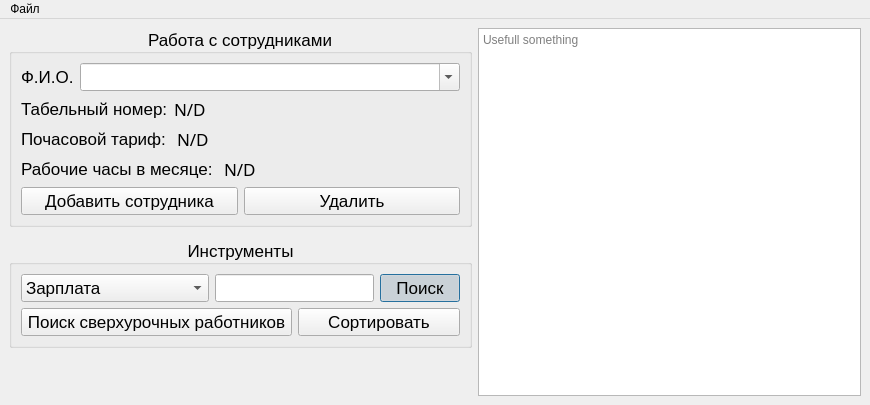
<?xml version="1.0" encoding="UTF-8"?>
<ui version="4.0">
 <class>MainWindow</class>
 <widget class="QMainWindow" name="MainWindow">
  <property name="geometry">
   <rect>
    <x>0</x>
    <y>0</y>
    <width>870</width>
    <height>405</height>
   </rect>
  </property>
  <property name="windowTitle">
   <string>MainWindow</string>
  </property>
  <property name="tabShape">
   <enum>QTabWidget::Rounded</enum>
  </property>
  <widget class="QWidget" name="centralwidget">
   <layout class="QGridLayout" name="gridLayout_2">
    <item row="0" column="2" rowspan="6">
     <spacer name="horizontalSpacer_6">
      <property name="orientation">
       <enum>Qt::Horizontal</enum>
      </property>
      <property name="sizeType">
       <enum>QSizePolicy::Preferred</enum>
      </property>
      <property name="sizeHint" stdset="0">
       <size>
        <width>0</width>
        <height>20</height>
       </size>
      </property>
     </spacer>
    </item>
    <item row="0" column="0" rowspan="6">
     <spacer name="horizontalSpacer_5">
      <property name="orientation">
       <enum>Qt::Horizontal</enum>
      </property>
      <property name="sizeType">
       <enum>QSizePolicy::Preferred</enum>
      </property>
      <property name="sizeHint" stdset="0">
       <size>
        <width>0</width>
        <height>20</height>
       </size>
      </property>
     </spacer>
    </item>
    <item row="2" column="1" rowspan="2">
     <widget class="QGroupBox" name="groupBox_2">
      <property name="font">
       <font>
        <pointsize>13</pointsize>
       </font>
      </property>
      <property name="styleSheet">
       <string notr="true"/>
      </property>
      <property name="title">
       <string>Инструменты</string>
      </property>
      <property name="alignment">
       <set>Qt::AlignCenter</set>
      </property>
      <layout class="QGridLayout" name="gridLayout_3">
       <item row="0" column="0">
        <widget class="QComboBox" name="comboBox_searchMode">
         <property name="sizePolicy">
          <sizepolicy hsizetype="Fixed" vsizetype="Fixed">
           <horstretch>0</horstretch>
           <verstretch>0</verstretch>
          </sizepolicy>
         </property>
         <item>
          <property name="text">
           <string>Зарплата</string>
          </property>
         </item>
         <item>
          <property name="text">
           <string>Отработанные часы</string>
          </property>
         </item>
        </widget>
       </item>
       <item row="0" column="1" colspan="2">
        <widget class="QLineEdit" name="lineEdit_search"/>
       </item>
       <item row="0" column="3" colspan="2">
        <widget class="QPushButton" name="pushButton_search">
         <property name="sizePolicy">
          <sizepolicy hsizetype="Preferred" vsizetype="Fixed">
           <horstretch>0</horstretch>
           <verstretch>0</verstretch>
          </sizepolicy>
         </property>
         <property name="text">
          <string>Поиск</string>
         </property>
         <property name="checkable">
          <bool>true</bool>
         </property>
         <property name="checked">
          <bool>true</bool>
         </property>
         <property name="autoExclusive">
          <bool>false</bool>
         </property>
         <property name="autoDefault">
          <bool>false</bool>
         </property>
         <property name="default">
          <bool>true</bool>
         </property>
         <property name="flat">
          <bool>false</bool>
         </property>
        </widget>
       </item>
       <item row="1" column="0" colspan="2">
        <widget class="QPushButton" name="pushButton_findSverh">
         <property name="text">
          <string>Поиск сверхурочных работников</string>
         </property>
        </widget>
       </item>
       <item row="1" column="2" colspan="3">
        <widget class="QPushButton" name="pushButton_findSverh_2">
         <property name="text">
          <string>Сортировать</string>
         </property>
        </widget>
       </item>
      </layout>
     </widget>
    </item>
    <item row="0" column="3" rowspan="6">
     <widget class="QPlainTextEdit" name="plainTextEdit_info">
      <property name="frameShape">
       <enum>QFrame::StyledPanel</enum>
      </property>
      <property name="frameShadow">
       <enum>QFrame::Raised</enum>
      </property>
      <property name="documentTitle">
       <string/>
      </property>
      <property name="readOnly">
       <bool>true</bool>
      </property>
      <property name="backgroundVisible">
       <bool>false</bool>
      </property>
      <property name="centerOnScroll">
       <bool>false</bool>
      </property>
      <property name="placeholderText">
       <string>Usefull something</string>
      </property>
     </widget>
    </item>
    <item row="5" column="1">
     <spacer name="verticalSpacer_2">
      <property name="orientation">
       <enum>Qt::Vertical</enum>
      </property>
      <property name="sizeType">
       <enum>QSizePolicy::Fixed</enum>
      </property>
      <property name="sizeHint" stdset="0">
       <size>
        <width>400</width>
        <height>0</height>
       </size>
      </property>
     </spacer>
    </item>
    <item row="0" column="1">
     <widget class="QGroupBox" name="groupBox">
      <property name="font">
       <font>
        <pointsize>13</pointsize>
       </font>
      </property>
      <property name="title">
       <string>Работа с сотрудниками</string>
      </property>
      <property name="alignment">
       <set>Qt::AlignCenter</set>
      </property>
      <property name="flat">
       <bool>false</bool>
      </property>
      <property name="checkable">
       <bool>false</bool>
      </property>
      <layout class="QGridLayout" name="gridLayout">
       <item row="1" column="0">
        <widget class="QPushButton" name="pushButton_addEmp">
         <property name="text">
          <string>Добавить сотрудника</string>
         </property>
        </widget>
       </item>
       <item row="0" column="0" colspan="2">
        <layout class="QVBoxLayout" name="verticalLayout">
         <item>
          <layout class="QHBoxLayout" name="horizontalLayout">
           <item>
            <widget class="QLabel" name="label">
             <property name="text">
              <string>Ф.И.О.</string>
             </property>
            </widget>
           </item>
           <item>
            <widget class="QComboBox" name="comboBox_FIO">
             <property name="sizePolicy">
              <sizepolicy hsizetype="Expanding" vsizetype="Fixed">
               <horstretch>0</horstretch>
               <verstretch>0</verstretch>
              </sizepolicy>
             </property>
             <property name="editable">
              <bool>true</bool>
             </property>
             <property name="insertPolicy">
              <enum>QComboBox::NoInsert</enum>
             </property>
             <property name="sizeAdjustPolicy">
              <enum>QComboBox::AdjustToContentsOnFirstShow</enum>
             </property>
            </widget>
           </item>
          </layout>
         </item>
         <item>
          <layout class="QHBoxLayout" name="horizontalLayout_2">
           <item>
            <widget class="QLabel" name="label_2">
             <property name="text">
              <string>Табельный номер:</string>
             </property>
            </widget>
           </item>
           <item>
            <widget class="QLabel" name="label_number">
             <property name="font">
              <font>
               <family>Arial Black</family>
               <pointsize>13</pointsize>
              </font>
             </property>
             <property name="text">
              <string>N/D</string>
             </property>
            </widget>
           </item>
           <item>
            <spacer name="horizontalSpacer">
             <property name="orientation">
              <enum>Qt::Horizontal</enum>
             </property>
             <property name="sizeHint" stdset="0">
              <size>
               <width>40</width>
               <height>20</height>
              </size>
             </property>
            </spacer>
           </item>
          </layout>
         </item>
         <item>
          <layout class="QHBoxLayout" name="horizontalLayout_4">
           <item>
            <widget class="QLabel" name="label_4">
             <property name="text">
              <string>Почасовой тариф: </string>
             </property>
            </widget>
           </item>
           <item>
            <widget class="QLabel" name="label_tariff">
             <property name="font">
              <font>
               <family>Arial Black</family>
               <pointsize>13</pointsize>
              </font>
             </property>
             <property name="text">
              <string>N/D</string>
             </property>
            </widget>
           </item>
           <item>
            <spacer name="horizontalSpacer_3">
             <property name="orientation">
              <enum>Qt::Horizontal</enum>
             </property>
             <property name="sizeHint" stdset="0">
              <size>
               <width>40</width>
               <height>20</height>
              </size>
             </property>
            </spacer>
           </item>
          </layout>
         </item>
         <item>
          <layout class="QHBoxLayout" name="horizontalLayout_3">
           <item>
            <widget class="QLabel" name="label_3">
             <property name="text">
              <string>Рабочие часы в месяце: </string>
             </property>
            </widget>
           </item>
           <item>
            <widget class="QLabel" name="label_hours">
             <property name="font">
              <font>
               <family>Arial Black</family>
               <pointsize>13</pointsize>
              </font>
             </property>
             <property name="text">
              <string>N/D</string>
             </property>
            </widget>
           </item>
           <item>
            <spacer name="horizontalSpacer_2">
             <property name="orientation">
              <enum>Qt::Horizontal</enum>
             </property>
             <property name="sizeHint" stdset="0">
              <size>
               <width>40</width>
               <height>20</height>
              </size>
             </property>
            </spacer>
           </item>
          </layout>
         </item>
        </layout>
       </item>
       <item row="1" column="1">
        <widget class="QPushButton" name="pushButton_delete">
         <property name="text">
          <string>Удалить</string>
         </property>
        </widget>
       </item>
      </layout>
     </widget>
    </item>
    <item row="4" column="1">
     <spacer name="verticalSpacer">
      <property name="orientation">
       <enum>Qt::Vertical</enum>
      </property>
      <property name="sizeHint" stdset="0">
       <size>
        <width>20</width>
        <height>40</height>
       </size>
      </property>
     </spacer>
    </item>
   </layout>
  </widget>
  <widget class="QMenuBar" name="menubar">
   <property name="geometry">
    <rect>
     <x>0</x>
     <y>0</y>
     <width>870</width>
     <height>24</height>
    </rect>
   </property>
   <widget class="QMenu" name="menu">
    <property name="title">
     <string>Файл</string>
    </property>
    <addaction name="separator"/>
    <addaction name="action_open"/>
    <addaction name="action_save"/>
    <addaction name="action_saveAs"/>
    <addaction name="separator"/>
   </widget>
   <addaction name="menu"/>
  </widget>
  <action name="action_open">
   <property name="checkable">
    <bool>false</bool>
   </property>
   <property name="text">
    <string>Открыть</string>
   </property>
   <property name="shortcut">
    <string>Ctrl+O</string>
   </property>
  </action>
  <action name="action_saveAs">
   <property name="checkable">
    <bool>false</bool>
   </property>
   <property name="text">
    <string>Сохранить как...</string>
   </property>
   <property name="shortcut">
    <string>Ctrl+Alt+S</string>
   </property>
  </action>
  <action name="action_save">
   <property name="checkable">
    <bool>false</bool>
   </property>
   <property name="enabled">
    <bool>false</bool>
   </property>
   <property name="text">
    <string>Сохранить</string>
   </property>
   <property name="shortcut">
    <string>Ctrl+S</string>
   </property>
  </action>
 </widget>
 <resources/>
 <connections/>
</ui>
